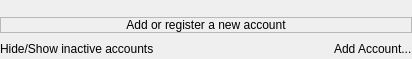
<?xml version="1.0" encoding="UTF-8"?>
<ui version="4.0">
 <class>AccountsOptionsClass</class>
 <widget class="QWidget" name="AccountsOptionsClass">
  <property name="geometry">
   <rect>
    <x>0</x>
    <y>0</y>
    <width>412</width>
    <height>59</height>
   </rect>
  </property>
  <layout class="QVBoxLayout" name="verticalLayout">
   <property name="margin">
    <number>0</number>
   </property>
   <item>
    <widget class="QFrame" name="wdtAccounts"/>
   </item>
   <item>
    <widget class="QLabel" name="lblNoAccounts">
     <property name="frameShape">
      <enum>QFrame::StyledPanel</enum>
     </property>
     <property name="text">
      <string>Add or register a new account</string>
     </property>
     <property name="alignment">
      <set>Qt::AlignCenter</set>
     </property>
     <property name="wordWrap">
      <bool>true</bool>
     </property>
    </widget>
   </item>
   <item>
    <layout class="QHBoxLayout" name="horizontalLayout">
     <item>
      <widget class="QLabel" name="lblHideShowInactive">
       <property name="text">
        <string notr="true">Hide/Show inactive accounts</string>
       </property>
       <property name="textFormat">
        <enum>Qt::RichText</enum>
       </property>
      </widget>
     </item>
     <item>
      <spacer name="horizontalSpacer">
       <property name="orientation">
        <enum>Qt::Horizontal</enum>
       </property>
       <property name="sizeHint" stdset="0">
        <size>
         <width>40</width>
         <height>20</height>
        </size>
       </property>
      </spacer>
     </item>
     <item>
      <widget class="QLabel" name="lblAddAccount">
       <property name="text">
        <string notr="true">Add Account...</string>
       </property>
       <property name="textFormat">
        <enum>Qt::RichText</enum>
       </property>
      </widget>
     </item>
    </layout>
   </item>
  </layout>
 </widget>
 <layoutdefault spacing="6" margin="11"/>
 <resources/>
 <connections/>
</ui>
